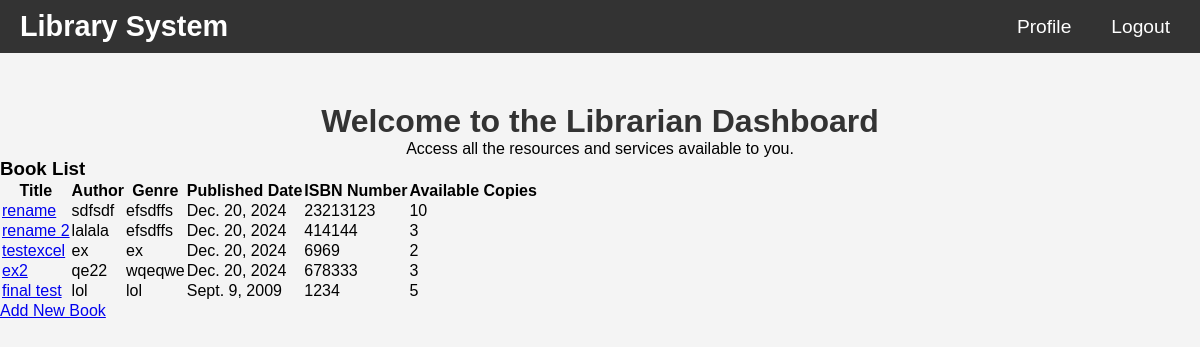
The app's page /librarian/dashboard/ (signed in) with its own data.
### lib/models.py (models this page shows, shortened)
class Book(models.Model):
    title = models.CharField(max_length=255)
    author = models.CharField(max_length=255)
    genre = models.CharField(max_length=100)
    published_date = models.DateField()
    isbn_number = models.CharField(max_length=13, unique=True)  # ISBN number
    available_copies = models.IntegerField(default=1)  # Available copies in the library

### lib/views.py (the view)
# urls.py: path('librarian/dashboard/', views.librarian_dashboard, name='librarian_dashboard'),
@staff_member_required
def librarian_dashboard(request):
    books = Book.objects.all()
    return render(request, 'lib/librarian_dashboard.html', {'books': books})

### lib/templates/lib/librarian_dashboard.html (shortened to what this page needs)
{% load static %}
<!DOCTYPE html>
<html lang="en">
<head>
    <link rel="stylesheet" href="{% static 'css/styles.css' %}">
</head>
<body>
    <nav>
        <div class="navbar">
            <a href="{% url 'lib:home' %}" class="brand">Library System</a>
            <div class="nav-links">
                <a href="{% url 'lib:librarian_profile' %}" class="profile-icon">Profile</a>
                <a href="{% url 'lib:logout_views' %}" >Logout</a>
            </div>
        </div>
    </nav>
    <div class="welcome-message">
        <h2>Welcome to the Librarian Dashboard</h2>
        <p>Access all the resources and services available to you.</p>
    </div>
    <div class="book-list">
        <h3>Book List</h3>
        <table>
            <thead>
                <tr>
                    <th>Title</th>
                    <th>Author</th>
                    <th>Genre</th>
                    <th>Published Date</th>
                    <th>ISBN Number</th>
                    <th>Available Copies</th>
                </tr>
            </thead>
            <tbody>
                {% for book in books %}
                <tr>
                    <td><a href="{% url 'lib:book_detail' book.isbn_number %}">{{ book.title }}</a></td>
                    <td>{{ book.author }}</td>
                    <td>{{ book.genre }}</td>
                    <td>{{ book.published_date }}</td>
                    <td>{{ book.isbn_number }}</td>
                    <td>{{ book.available_copies }}</td>
                </tr>
                {% empty %}
                <tr>
                    <td colspan="6">No books available.</td>
                </tr>
                {% endfor %}
            </tbody>
        </table>
    </div>
    <div class="add-books-btn">
        <a href="{% url 'lib:add_book' %}" class="btn btn-primary">Add New Book</a>
    </div>
</body>
</html>

### records on screen
Book: title "rename", author "sdfsdf", genre "efsdffs", published_date "Dec. 20, 2024", isbn_number "23213123", available_copies "10"
Book: title "rename 2", author "lalala", genre "efsdffs", published_date "Dec. 20, 2024", isbn_number "414144", available_copies "3"
Book: title "testexcel", author "ex", genre "ex", published_date "Dec. 20, 2024", isbn_number "6969", available_copies "2"
Book: title "ex2", author "qe22", genre "wqeqwe", published_date "Dec. 20, 2024", isbn_number "678333", available_copies "3"
Book: title "final test", author "lol", genre "lol", published_date "Sept. 9, 2009", isbn_number "1234", available_copies "5"
